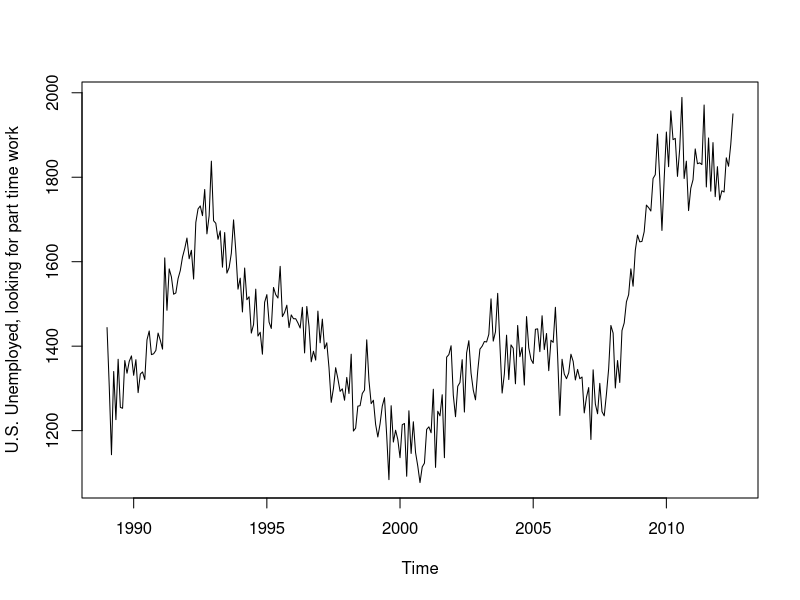
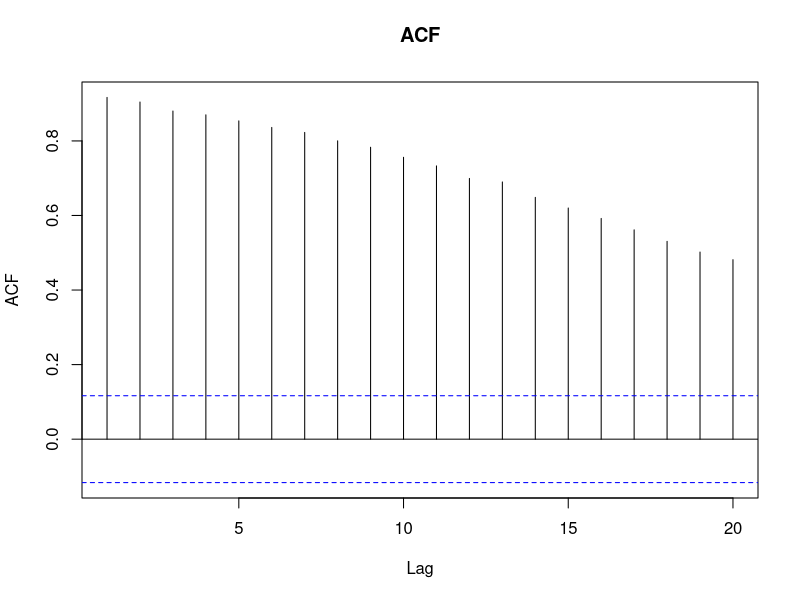
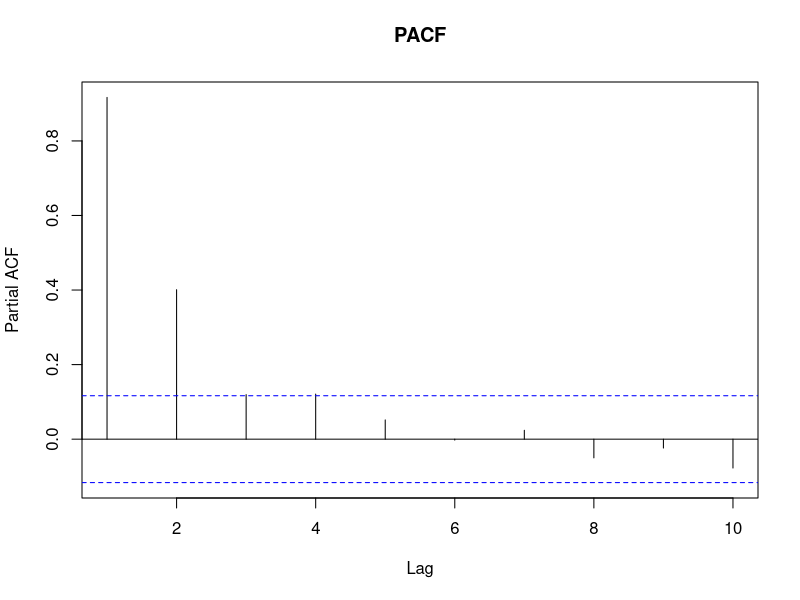
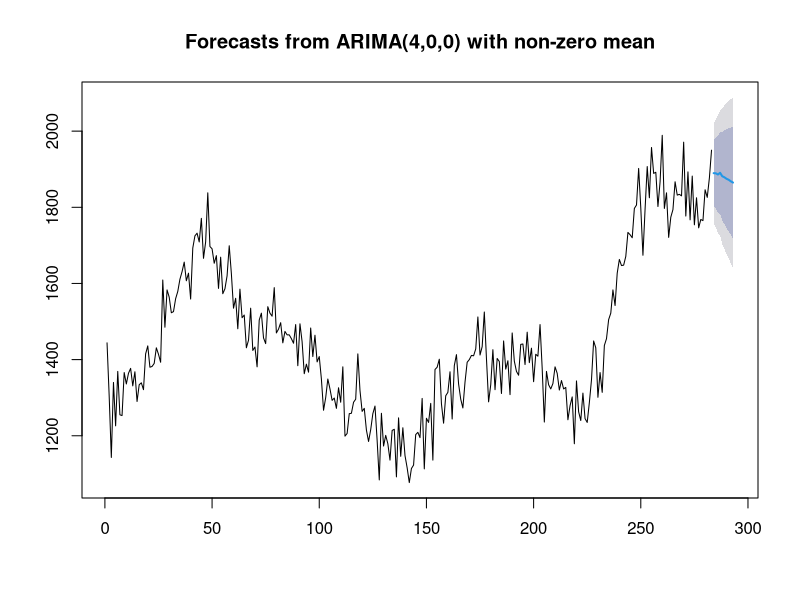
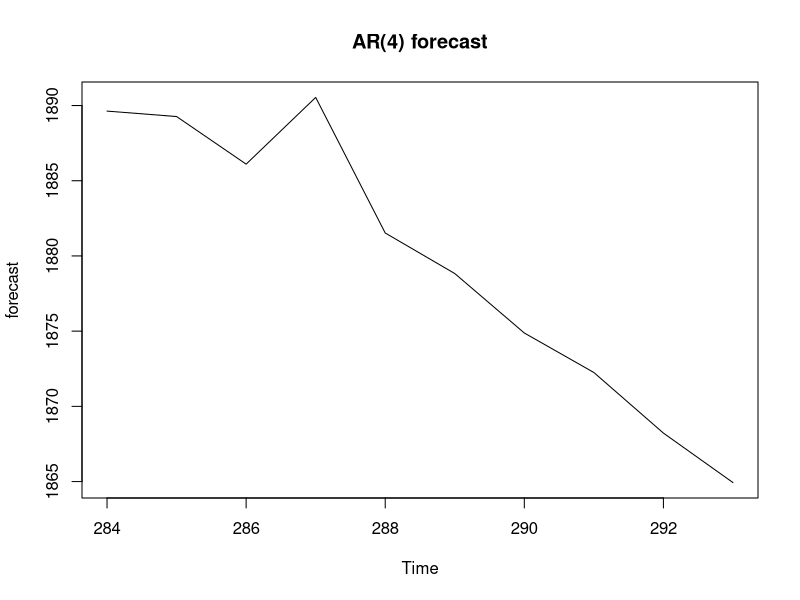
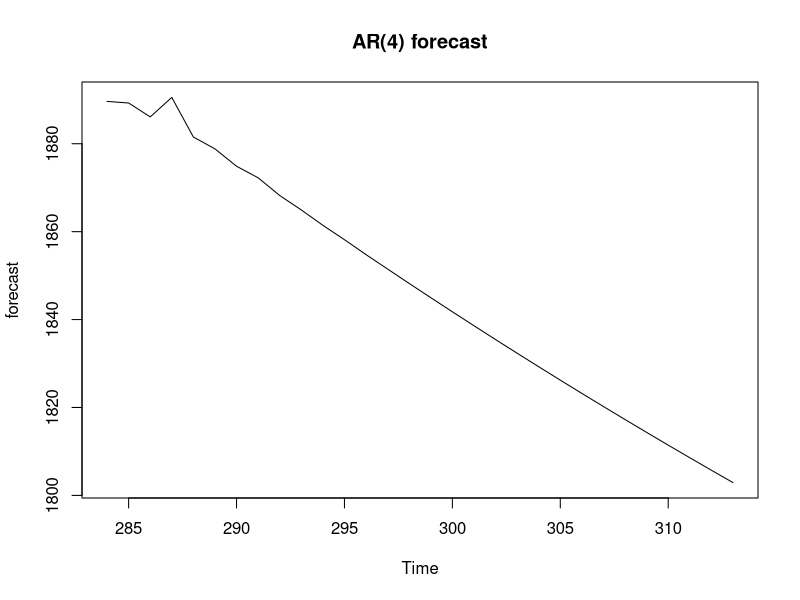

Here is the R script that generated these plots, in order:
# install.packages("forecast")

# load package nlme for autocorrelation functions
library(stats)
library(forecast)

# change your data directory path here
setwd("C:/Teaching/Undergrad/ECO374 19 winter/R")

# load data (Monthly data on U.S. unemployed people, in thousands)
data <- read.csv(file="unemp_part.csv", header=TRUE, sep=",")

# plot, ACF, PACF
tsdata <- ts(data$unempl_part,start=c(1989,1),frequency=12)
plot.ts(tsdata, ylab ="U.S. Unemployed, looking for part time work")

ACF <- acf(data$unempl_part, lag.max = 150, plot = FALSE, demean = TRUE)
plot(ACF[1:20], main="ACF")

PACF <- pacf(data$unempl_part, lag.max = 150, plot = FALSE, demean = TRUE)
plot(PACF[1:10], main="PACF")

#----------------------------------------------------------------------
# forecasting with AR(p)

AR <- arima(data$unempl_part, order = c(4,0,0), include.mean=TRUE)
AR
ARfcast <- forecast(AR,h=10)
plot(ARfcast)

ARfct = predict(AR,n.ahead=10)
plot(ARfct$pred, main="AR(4) forecast", ylab="forecast")

ARfct = predict(AR,n.ahead=30)
plot(ARfct$pred, main="AR(4) forecast", ylab="forecast")

